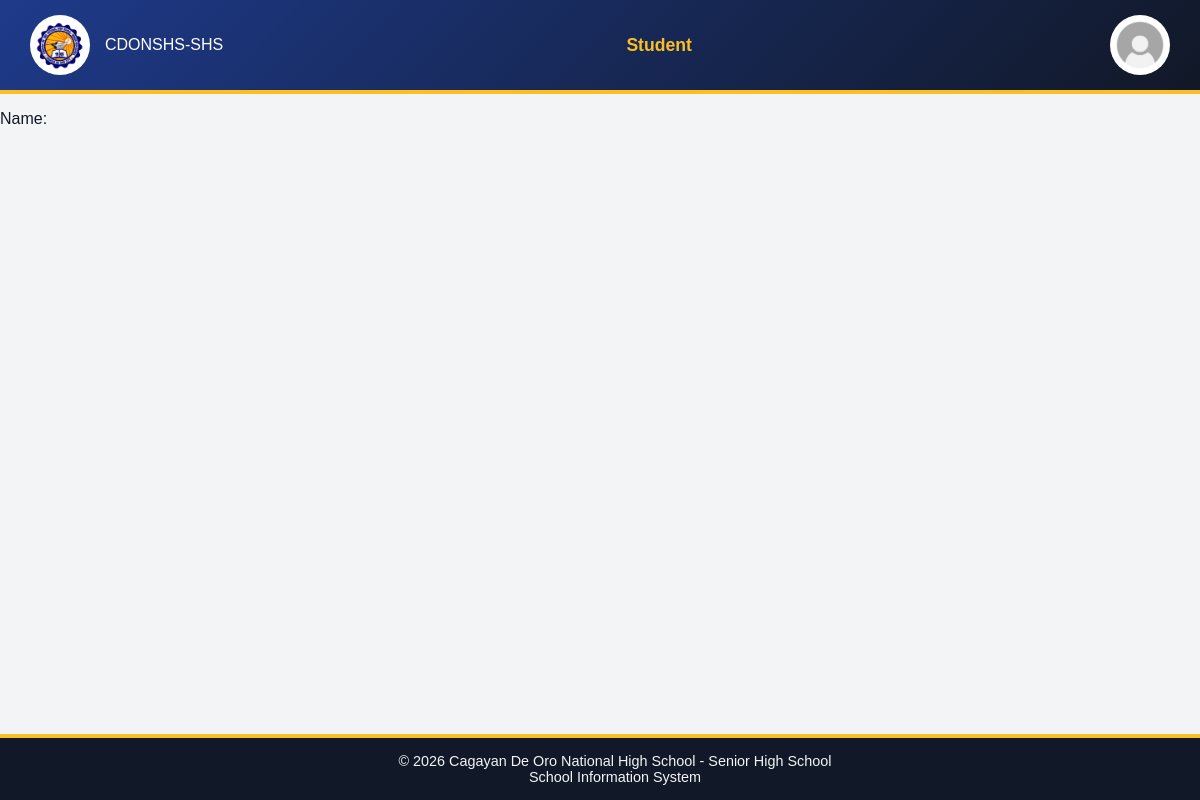
The page /Website_Files/Student_Files/home.php (signed in) on the database as committed earlier.
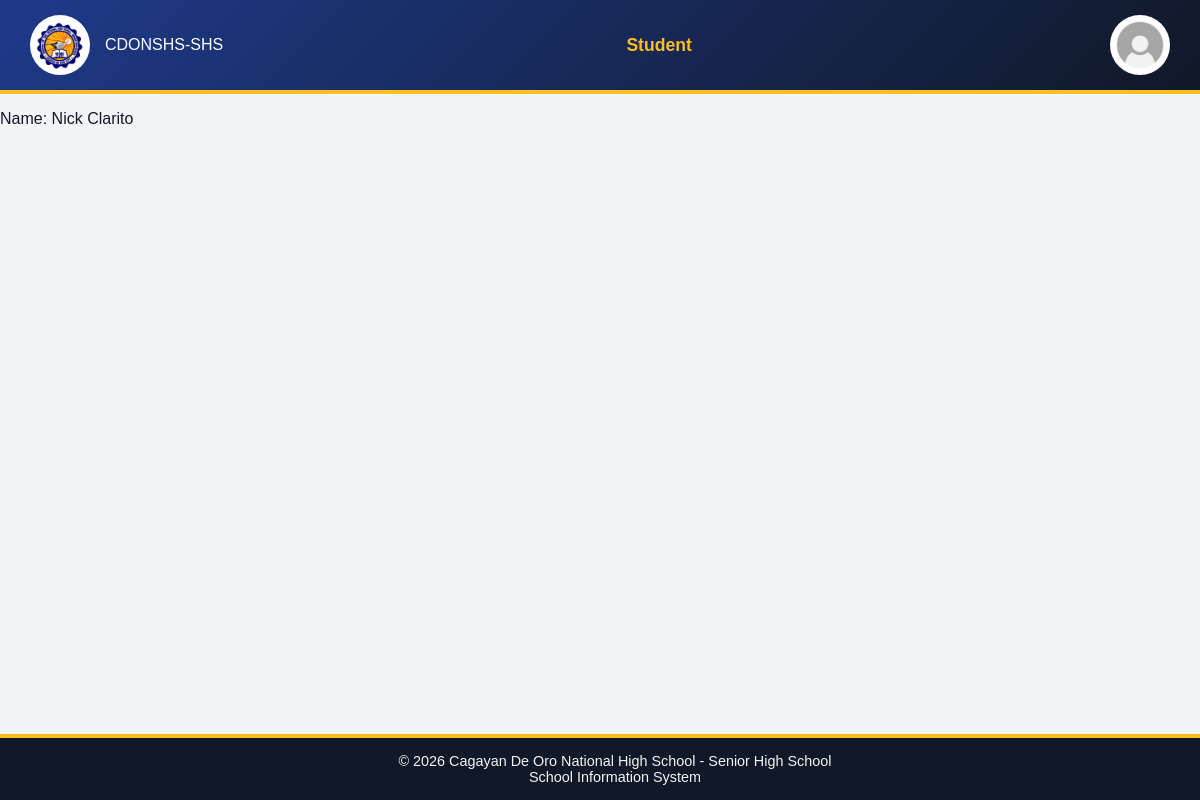
The same page on the database as committed later.
### tables this page shows
CREATE TABLE `users` (
  `user_id` int(11) NOT NULL,
  `school_id` int(11) NOT NULL,
  `username` varchar(50) NOT NULL,
  `password` varchar(255) NOT NULL,
  `role_id` int(11) NOT NULL,
  `status` enum('Active','Inactive') DEFAULT 'Active'
);

CREATE TABLE `student_applications` (
  `application_id` int(11) NOT NULL,
  `first_name` varchar(100) NOT NULL,
  `last_name` varchar(100) NOT NULL,
  `middle_name` varchar(100) DEFAULT NULL,
  `extension_name` varchar(20) DEFAULT NULL,
  `lrn` varchar(12) NOT NULL,
  `date_of_birth` date NOT NULL,
  `gender` enum('male','female','other') NOT NULL,
  `civil_status` enum('single','married','divorced','widowed') NOT NULL,
  `house_number_street` varchar(255) NOT NULL,
  `barangay` varchar(100) NOT NULL,
  `city_municipality` varchar(100) NOT NULL,
  `province` varchar(100) NOT NULL,
  `contact_number` varchar(20) NOT NULL,
  `email` varchar(150) NOT NULL,
  `facebook_profile` varchar(255) DEFAULT NULL,
  `current_school` varchar(255) NOT NULL,
  `school_classification` enum('public','private') NOT NULL,
  `year_graduated` year(4) NOT NULL,
  `father_guardian_name` varchar(150) NOT NULL,
  `father_guardian_contact` varchar(20) NOT NULL,
  `mother_guardian_name` varchar(150) NOT NULL,
  `mother_guardian_contact` varchar(20) NOT NULL,
  `psa_birth_certificate` varchar(255) DEFAULT NULL,
  `form_138` varchar(255) DEFAULT NULL,
  `student_id_copy` varchar(255) DEFAULT NULL,
  `application_status` enum('Pending','Approved','Rejected') DEFAULT 'Pending',
  `remarks` text DEFAULT NULL,
  `date_submitted` timestamp NOT NULL DEFAULT current_timestamp()
);

### Back_End_Files/PHP_Files/user.php (called while the page is built, shortened)
<?php
function getStudentUserById($id, $db){
    $sql = "SELECT
                u.user_id,
                u.username,
                u.school_id,
                u.role_id,
                u.status,
                s.student_id,
                s.application_id,
                s.enrollment_status,
                s.date_enrolled,
                e.first_name,
                e.last_name,
                e.middle_name,
                e.extension_name,
                e.lrn,
                e.gender,
                e.date_of_birth,
                e.house_number_street,
                e.barangay,
                e.city_municipality,
                e.province,
                e.contact_number,
                e.email,
                e.facebook_profile
            FROM users u
            LEFT JOIN students s
                ON u.school_id = s.school_id
            LEFT JOIN student_applications e
                ON s.application_id = e.application_id
            WHERE u.user_id = ?";
    $stmt = $db->prepare($sql);
    $stmt->bind_param("i", $id);
    $stmt->execute();
    $result = $stmt->get_result();
    if ($result->num_rows == 1) {
        return $result->fetch_assoc();
    } else {
        return null;
    }
}
 ?>

### Website_Files/Student_Files/home.php (the view, shortened to what this page needs)
<?php
if (isset($_SESSION['user_id']) && isset($_SESSION['school_id'])) {
    include "../../DB_Connection/Connection.php";
    include '../../Back_End_Files/PHP_Files/User.php';
    $user = getStudentUserById($_SESSION['user_id'], $connection);
?>
<!DOCTYPE html>
<html lang="en">
<head>
     <link rel="stylesheet" href="../../Design/main_design.css">
</head>
<body>
    <div class="header">
    <div class="left">
        <img src="../../Assets/LOGO.png" alt="CDONSHS Logo">
        <span>CDONSHS-SHS</span>
    </div>
    <div class="center">
        Student
    </div>
    <div class="right">
        <img src="../../Assets/profile.jpg" alt="Profile Logo">
    </div>
    </div>
    <p>Name: <?php echo htmlspecialchars($user['first_name'] . ' ' . $user['last_name']); ?></p>
    <div class="footer">
    © 2026 Cagayan De Oro National High School - Senior High School
    <br>
    School Information System
    </div>
</body>
</html>
<?php }else {
        header("Location: ../login.php");
        exit;
    } ?>

Rows that differ between the two databases and show on the page:
now on this page (row edited): users: student_applications.first_name+last_name "Nick Clarito"
